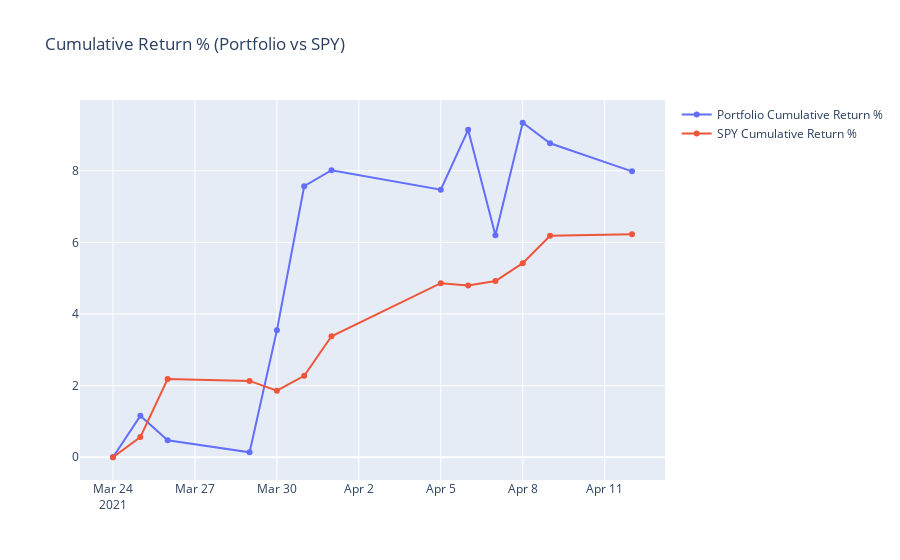

The cell this chart's notebook holds for it:
### Code cell
# Visualize Return %
fig1 = go.Figure()
fig1.add_trace(go.Scatter(x=portfolio_val.index, y= portfolio_val['Cum Return %'], name='Portfolio Cumulative Return %'))
fig1.add_trace(go.Scatter(x=SPY.index, y=SPY['Cum Return %'],name='SPY Cumulative Return %'))
fig1.update_layout(title="Cumulative Return % (Portfolio vs SPY)")

### Figure 1 — Plotly figure (JSON) as saved in the notebook; plotly's stock layout.template omitted (floating-point values rounded to 4 significant figures)
{"data": [{"name": "Portfolio Cumulative Return %", "type": "scatter", "x": ["2021-03-24T00:00:00", "2021-03-25T00:00:00", "2021-03-26T00:00:00", "2021-03-29T00:00:00", "2021-03-30T00:00:00", "2021-03-31T00:00:00", "2021-04-01T00:00:00", "2021-04-05T00:00:00", "2021-04-06T00:00:00", "2021-04-07T00:00:00", "2021-04-08T00:00:00", "2021-04-09T00:00:00", "2021-04-12T00:00:00"], "y": [0, 1.156, 0.4766, 0.1379, 3.543, 7.569, 8.015, 7.471, 9.144, 6.199, 9.341, 8.768, 7.984]}, {"name": "SPY Cumulative Return %", "type": "scatter", "x": ["2021-03-24T00:00:00", "2021-03-25T00:00:00", "2021-03-26T00:00:00", "2021-03-29T00:00:00", "2021-03-30T00:00:00", "2021-03-31T00:00:00", "2021-04-01T00:00:00", "2021-04-05T00:00:00", "2021-04-06T00:00:00", "2021-04-07T00:00:00", "2021-04-08T00:00:00", "2021-04-09T00:00:00", "2021-04-12T00:00:00"], "y": [0, 0.5626, 2.183, 2.132, 1.861, 2.273, 3.378, 4.862, 4.8, 4.921, 5.419, 6.185, 6.224]}], "layout": {"autosize": true, "title": {"text": "Cumulative Return % (Portfolio vs SPY)"}, "xaxis": {"autorange": true, "range": ["2021-03-22 20:30:34.3324", "2021-04-13 03:29:25.6676"], "type": "date"}, "yaxis": {"autorange": true, "range": [-0.6842, 10.03], "type": "linear"}}}
